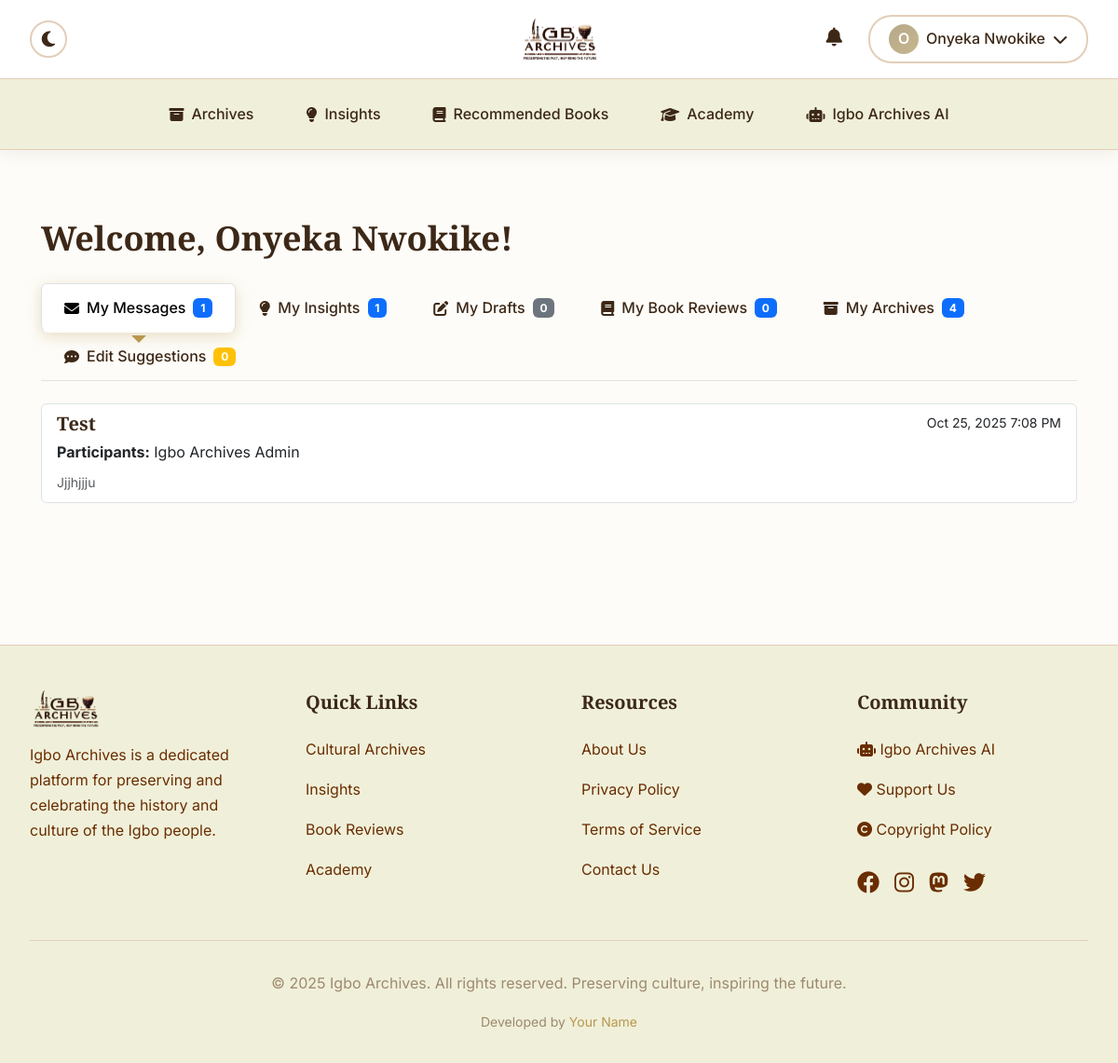
Page /profile/dashboard/ (signed in) on the committed database.
### users/models.py (models this page shows, shortened)
class CustomUser(AbstractUser):
    full_name = models.CharField(max_length=200, blank=True)
    bio = models.TextField(blank=True)
    profile_picture = models.ImageField(upload_to='profile_pictures/', blank=True, null=True)
    social_links = models.JSONField(default=dict, blank=True)
    def get_display_name(self):
        return self.full_name or (self.email.split('@')[0] if self.email else self.username)

class Thread(models.Model):
    participants = models.ManyToManyField(CustomUser, related_name='message_threads')
    subject = models.CharField(max_length=255)
    created_at = models.DateTimeField(auto_now_add=True)
    updated_at = models.DateTimeField(auto_now=True)
    class Meta:
        ordering = ['-updated_at']

class Message(models.Model):
    thread = models.ForeignKey(Thread, on_delete=models.CASCADE, related_name='messages')
    sender = models.ForeignKey(CustomUser, on_delete=models.CASCADE)
    content = models.TextField()
    created_at = models.DateTimeField(auto_now_add=True)
    is_read = models.BooleanField(default=False)
    class Meta:
        ordering = ['created_at']

### users/views.py (the view)
# urls.py: path('dashboard/', views.dashboard, name='dashboard'),
@login_required
def dashboard(request):
    from archives.models import Archive
    from insights.models import InsightPost, EditSuggestion
    from books.models import BookReview
    messages_threads = request.user.message_threads.all()
    my_insights = InsightPost.objects.filter(
        author=request.user
    ).filter(
        models.Q(is_published=True) | models.Q(pending_approval=True)
    ).order_by('-created_at')
    my_drafts = InsightPost.objects.filter(
        author=request.user,
        is_published=False,
        pending_approval=False
    ).order_by('-updated_at')
    my_book_reviews = BookReview.objects.filter(reviewer=request.user).order_by('-created_at')
    my_archives = Archive.objects.filter(uploaded_by=request.user).order_by('-created_at')
    my_posts = InsightPost.objects.filter(author=request.user)
    edit_suggestions = EditSuggestion.objects.filter(
        post__in=my_posts,
        is_approved=False,
        is_rejected=False
    ).select_related('post', 'suggested_by').order_by('-created_at')
    context = {
        'messages_threads': messages_threads,
        'my_insights': my_insights,
        'my_drafts': my_drafts,
        'my_book_reviews': my_book_reviews,
        'my_archives': my_archives,
        'edit_suggestions': edit_suggestions,
    }
    return render(request, 'users/dashboard.html', context)

### core/context_processors.py (called while the page is built)
def pwa_settings(request):
    return {
        'VAPID_PUBLIC_KEY': getattr(settings, 'VAPID_PUBLIC_KEY', ''),
    }

def monetization_settings(request):
    return {
        'ENABLE_ADSENSE': getattr(settings, 'ENABLE_ADSENSE', False),
        'GOOGLE_ADSENSE_CLIENT_ID': getattr(settings, 'GOOGLE_ADSENSE_CLIENT_ID', ''),
        'ENABLE_DONATIONS': getattr(settings, 'ENABLE_DONATIONS', False),
        'STRIPE_PUBLIC_KEY': getattr(settings, 'STRIPE_PUBLIC_KEY', ''),
    }

### users/templates/users/dashboard.html (shortened to what this page needs)
{% extends 'base.html' %}
{% block content %}
<div class="container my-4">
    <h2 class="mb-4">Welcome, {{ user.get_display_name }}!</h2>
    <ul class="nav nav-tabs" role="tablist">
        <li class="nav-item">
            <a class="nav-link active" data-bs-toggle="tab" href="#messages">
                <i class="fas fa-envelope"></i> My Messages
                <span class="badge bg-primary">{{ messages_threads.count }}</span>
            </a>
        </li>
        <li class="nav-item">
            <a class="nav-link" data-bs-toggle="tab" href="#insights">
                <i class="fas fa-lightbulb"></i> My Insights
                <span class="badge bg-primary">{{ my_insights.count }}</span>
            </a>
        </li>
        <li class="nav-item">
            <a class="nav-link" data-bs-toggle="tab" href="#drafts">
                <i class="fas fa-edit"></i> My Drafts
                <span class="badge bg-secondary">{{ my_drafts.count }}</span>
            </a>
        </li>
        <li class="nav-item">
            <a class="nav-link" data-bs-toggle="tab" href="#reviews">
                <i class="fas fa-book"></i> My Book Reviews
                <span class="badge bg-primary">{{ my_book_reviews.count }}</span>
            </a>
        </li>
        <li class="nav-item">
            <a class="nav-link" data-bs-toggle="tab" href="#archives">
                <i class="fas fa-archive"></i> My Archives
                <span class="badge bg-primary">{{ my_archives.count }}</span>
            </a>
        </li>
        <li class="nav-item">
            <a class="nav-link" data-bs-toggle="tab" href="#suggestions">
                <i class="fas fa-comment-dots"></i> Edit Suggestions
                <span class="badge bg-warning">{{ edit_suggestions.count }}</span>
            </a>
        </li>
    </ul>
    <div class="tab-content mt-4">
        <div id="messages" class="tab-pane fade show active">
            {% if messages_threads %}
            <div class="list-group">
                {% for thread in messages_threads %}
                <a href="{% url 'users:thread' thread.id %}" class="list-group-item list-group-item-action">
                    <div class="d-flex w-100 justify-content-between">
                        <h5 class="mb-1">{{ thread.subject }}</h5>
                        <small>{{ thread.updated_at|date:"M d, Y g:i A" }}</small>
                    </div>
                    <p class="mb-1">
                        <strong>Participants:</strong>
                        {% for participant in thread.participants.all %}
                            {% if participant != user %}
                                {{ participant.get_display_name }}{% if not forloop.last %}, {% endif %}
                            {% endif %}
                        {% endfor %}
                    </p>
                    <small class="text-muted">{{ thread.messages.last.content|truncatewords:15 }}</small>
                </a>
                {% endfor %}
            </div>
            {% else %}
            <div class="text-center py-5 text-muted">
                <i class="fas fa-envelope fa-3x mb-3"></i>
                <p>No messages yet.</p>
            </div>
            {% endif %}
        </div>
    </div>
</div>
{% endblock %}

### core/templates/base.html (shortened to what this page needs)
{% load static %}
{% load pwa %}
<!DOCTYPE html>
<html lang="en">
<head>
    <link href="https://cdn.jsdelivr.net/npm/bootstrap@5.3.0/dist/css/bootstrap.min.css" rel="stylesheet">
    <link rel="stylesheet" href="https://cdnjs.cloudflare.com/ajax/libs/font-awesome/6.4.0/css/all.min.css">
    <link rel="stylesheet" href="{% static 'css/style.css' %}">
    <link rel="stylesheet" href="{% static 'css/notifications.css' %}">
</head>
<body>
    <div class="sticky-header-wrapper">
        <header class="main-header">
            <div class="header-container">
                <button class="dark-mode-toggle" aria-label="Toggle dark mode" id="darkModeToggle">
                    <i class="fas fa-moon"></i>
                </button>
                <a class="logo-container" href="/">
                    <img src="{% static 'images/logos/logo-light.png' %}" alt="Igbo Archives" class="logo-image logo-light">
                </a>
                <div class="user-menu">
                    {% if user.is_authenticated %}
                        <div class="notification-bell-container">
                            <button class="notification-bell" id="notificationBell" aria-label="Notifications">
                                <i class="fas fa-bell"></i>
                            </button>
                        </div>
                        <button class="profile-button" id="profileButton">
                            {% if user.profile_picture %}
                            <div class="profile-icon profile-icon-image">
                                <img src="{{ user.profile_picture.url }}" alt="{{ user.get_display_name }}">
                            </div>
                            {% else %}
                            <div class="profile-icon">{{ user.get_display_name|slice:":1"|upper }}</div>
                            {% endif %}
                            <span class="d-none d-sm-inline">{{ user.get_display_name }}</span>
                            <i class="fas fa-chevron-down"></i>
                        </button>
                    {% else %}
                        <a href="/accounts/login/" class="login-button">
                            <i class="fas fa-sign-in-alt"></i> Login
                        </a>
                    {% endif %}
                </div>
            </div>
        </header>
        <nav class="desktop-nav">
            <div class="nav-container">
                <a href="/archives/" class="nav-link {% if request.path == '/archives/' or request.path == '/' %}active{% endif %}">
                    <i class="fas fa-archive"></i> Archives
                </a>
                <a href="/insights/" class="nav-link {% if '/insights/' in request.path %}active{% endif %}">
                    <i class="fas fa-lightbulb"></i> Insights
                </a>
                <a href="/books/" class="nav-link {% if '/books/' in request.path %}active{% endif %}">
                    <i class="fas fa-book"></i> Recommended Books
                </a>
                <a href="/academy/" class="nav-link {% if '/academy/' in request.path %}active{% endif %}">
                    <i class="fas fa-graduation-cap"></i> Academy
                </a>
                <a href="https://ai.igboarchives.com.ng" class="nav-link" target="_blank" rel="noopener noreferrer">
                    <i class="fas fa-robot"></i> Igbo Archives AI
                </a>
            </div>
        </nav>
    </div>
    <main class="container-main">
        {% block content %}
        {% endblock %}
    </main>
    <footer class="main-footer">
        <div class="footer-container">
            <div class="footer-grid">
                <div class="footer-section">
                    <div style="margin-bottom: 1rem;">
                        <img src="{% static 'images/logos/logo-light.png' %}" alt="Igbo Archives" class="logo-image logo-light" style="height: 40px; width: auto;">
                    </div>
                    <p style="color: var(--text-secondary); line-height: 1.7;">
                        Igbo Archives is a dedicated platform for preserving and celebrating the history and culture of the Igbo people.
                    </p>
                </div>
                <div class="footer-section">
                    <h3>Quick Links</h3>
                    <a href="/archives/" class="footer-link">Cultural Archives</a>
                    <a href="/insights/" class="footer-link">Insights</a>
                    <a href="/books/" class="footer-link">Book Reviews</a>
                    <a href="/academy/" class="footer-link">Academy</a>
                </div>
                <div class="footer-section">
                    <h3>Resources</h3>
                    <a href="/about/" class="footer-link">About Us</a>
                    <a href="/privacy/" class="footer-link">Privacy Policy</a>
                    <a href="/terms/" class="footer-link">Terms of Service</a>
                    <a href="/contact/" class="footer-link">Contact Us</a>
                </div>
                <div class="footer-section">
                    <h3>Community</h3>
                    <a href="https://ai.igboarchives.com.ng" class="footer-link" target="_blank" rel="noopener noreferrer">
                        <i class="fas fa-robot"></i> Igbo Archives AI
                    </a>
                    <a href="/donate/" class="footer-link">
                        <i class="fas fa-heart"></i> Support Us
                    </a>
                    <a href="/copyright/" class="footer-link">
                        <i class="fas fa-copyright"></i> Copyright Policy
                    </a>
                    <div class="footer-link" style="display: flex; align-items: center; gap: 1rem; padding: 0.5rem 0; margin-top: 0.5rem;">
                        <a href="https://www.facebook.com/IgboArchives/" target="_blank" rel="noopener noreferrer" style="color: var(--text-secondary); font-size: 1.5rem; transition: color 0.2s;">
                            <i class="fab fa-facebook"></i>
                        </a>
                        <a href="https://www.instagram.com/IgboArchives.com.ng/" target="_blank" rel="noopener noreferrer" style="color: var(--text-secondary); font-size: 1.5rem; transition: color 0.2s;">
                            <i class="fab fa-instagram"></i>
                        </a>
                        <a href="https://mastodon.social/@Igbo_Archives" target="_blank" rel="noopener noreferrer" style="color: var(--text-secondary); font-size: 1.5rem; transition: color 0.2s;">
                            <i class="fab fa-mastodon"></i>
                        </a>
                        <a href="https://twitter.com/IgboArchives" target="_blank" rel="noopener noreferrer" style="color: var(--text-secondary); font-size: 1.5rem; transition: color 0.2s;">
                            <i class="fab fa-twitter"></i>
                        </a>
                    </div>
                </div>
            </div>
            <div class="footer-bottom">
                <p>&copy; 2025 Igbo Archives. All rights reserved. Preserving culture, inspiring the future.</p>
                <p style="margin-top: 0.5rem; font-size: 0.875rem; color: var(--text-muted);">
                    Developed by <a href="https://github.com/yourusername" target="_blank" rel="noopener noreferrer" style="color: var(--vintage-gold); text-decoration: none;">Your Name</a>
                </p>
            </div>
        </div>
    </footer>
</body>
</html>

### core/static/css/notifications.css (style rules this page uses)
.notification-bell { position: relative; cursor: pointer; padding: 8px 12px; background: transparent; border: none; transition: all 0.2s; }
.notification-bell i { font-size: 1.25rem; color: var(--text-primary); }

### rows in the picture
CustomUser: get_display_name "O", get_display_name "Onyeka Nwokike"
Thread: subject "Test", updated_at "Oct 25, 2025 7:08 PM", messages.last.content "Jjjhjjju"
CustomUser: get_display_name "Igbo Archives Admin"

### other values in the picture
{{ messages_threads.count }} "1"
{{ my_insights.count }} "1"
{{ my_drafts.count }} "0"
{{ my_book_reviews.count }} "0"
{{ my_archives.count }} "4"
{{ edit_suggestions.count }} "0"
